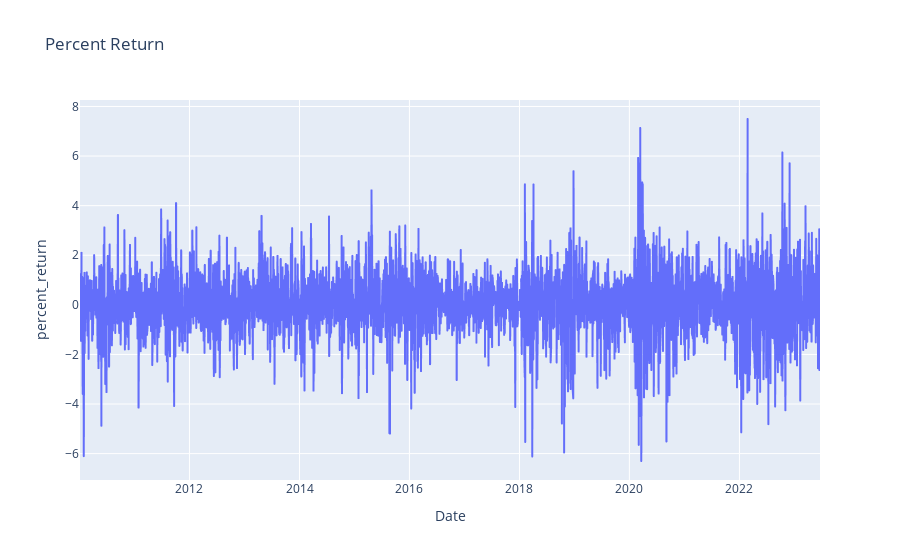

Notebook code for this chart:
### Markdown cell above
The code below calculates the price change and percentage return for each day in the DataFrame df, display the updated DataFrame, and create a line plot showing the percentage return over time. This visualization can help analyze the trend and volatility of the stock's daily returns.

### Code cell
# Calculate the price change for each day
df['Price_change'] = df['Close'] - df['Open']
df.head()

# Calculate the percentage return for each day
df['percent_return'] = ((df['Price_change']) / df['Close']) * 100

# Create a line plot of the percentage return over time
fig = px.line(df, x=df.index, y="percent_return", title='Percent Return')
fig.show()

### Figure 1 — Plotly figure (JSON) as saved in the notebook; plotly's stock layout.template omitted (floating-point values rounded to 4 significant figures; data arrays with more than 128 entries replaced by an {"elided": "..."} marker saying what was removed)
{"data": [{"hovertemplate": "Date=%{x}<br>percent_return=%{y}<extra></extra>", "legendgroup": "", "line": {"color": "#636efa", "dash": "solid"}, "marker": {"symbol": "circle"}, "mode": "lines", "name": "", "showlegend": false, "type": "scattergl", "x": {"elided": "3388 str values"}, "xaxis": "x", "y": {"elided": "3388 float values"}, "yaxis": "y"}], "layout": {"legend": {"tracegroupgap": 0}, "title": {"text": "Percent Return"}, "xaxis": {"anchor": "y", "domain": [0, 1], "title": {"text": "Date"}}, "yaxis": {"anchor": "x", "domain": [0, 1], "title": {"text": "percent_return"}}}}
